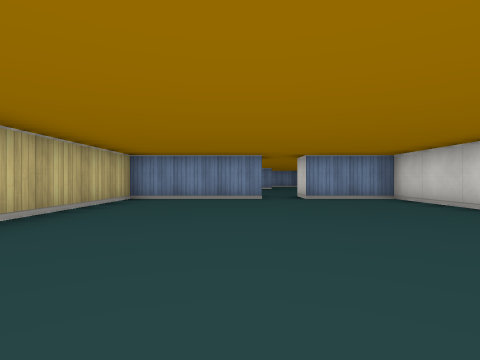
view 1 (above)

17 first-person views from a walk through a cub3D maze. The camera is about half as high as the walls, looks level and sees 80° across. The floor is counted in squares. Each view is taken from the middle of a square. On the plan, view 1 faces up. The plan holds only what a view shows up to about 9 squares ahead; the rest is blank.

view 2
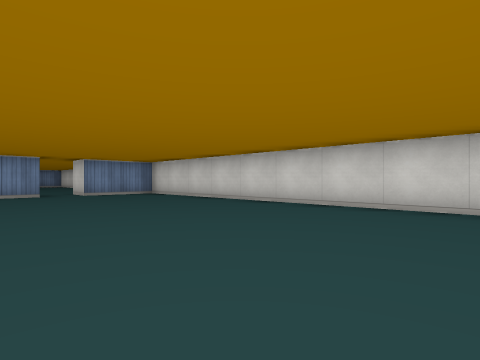

view 3
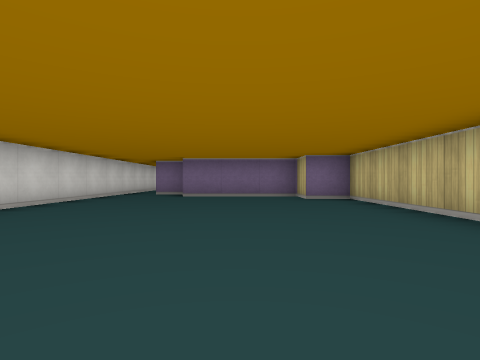

view 4
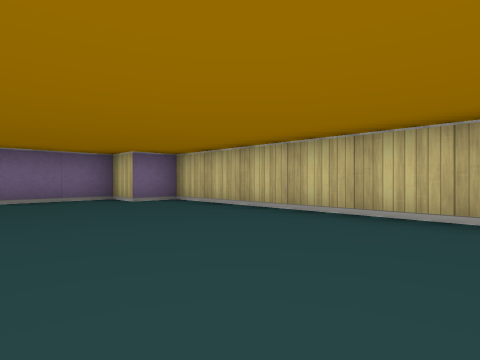

view 5
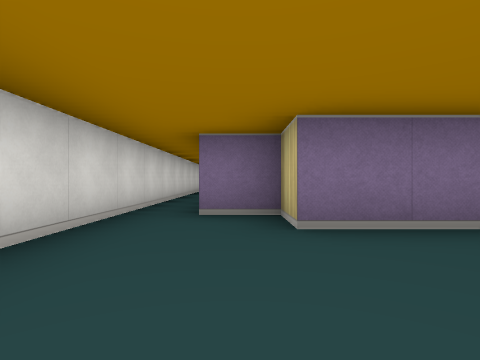

view 6
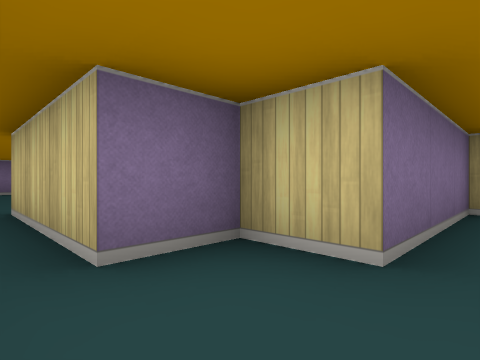

view 7
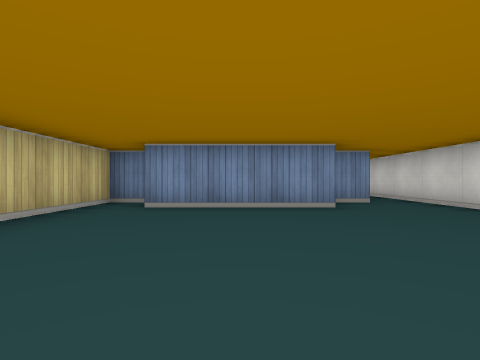

view 8
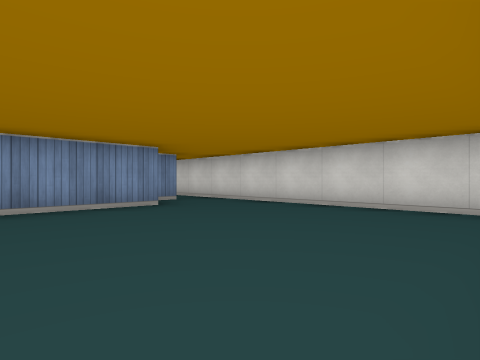

view 9
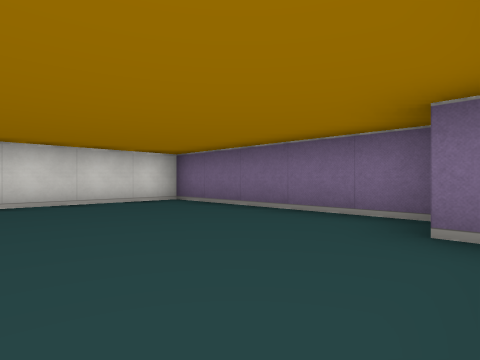

view 10
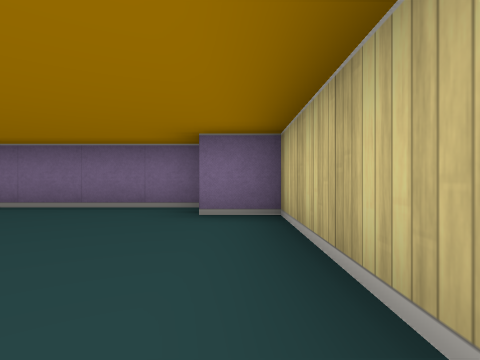

view 11
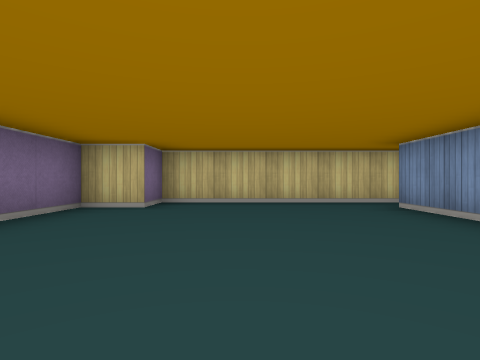

view 12
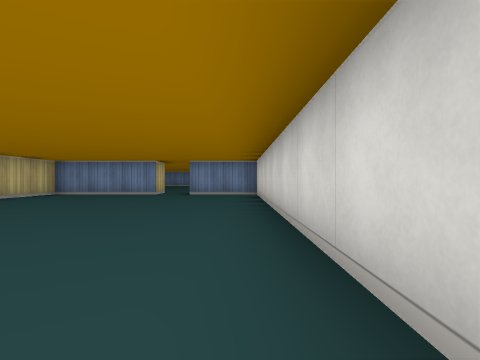

view 13
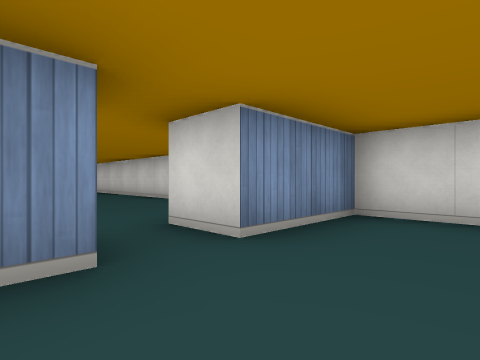

view 14
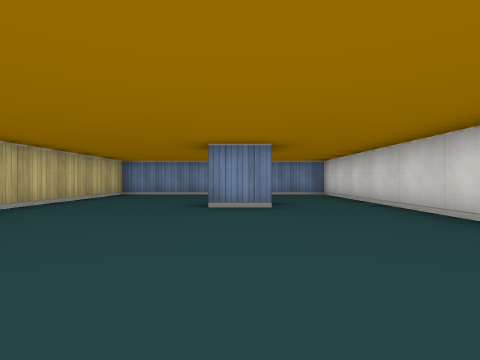

view 15
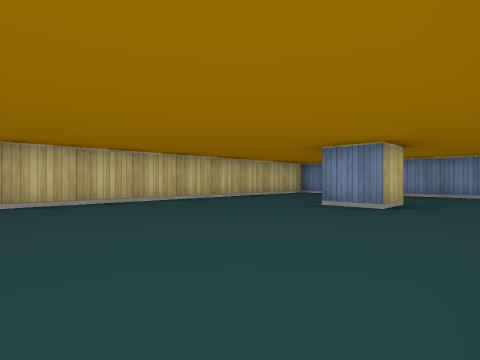

view 16
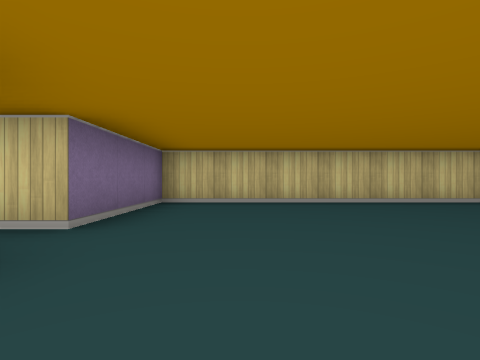

view 17
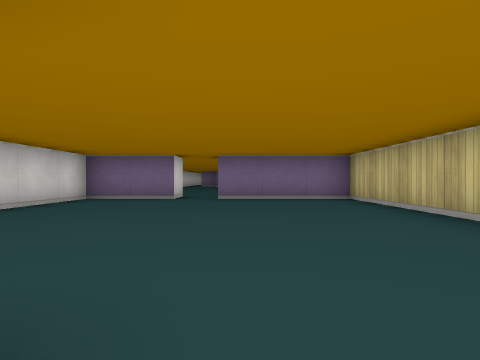

### Floor plan
Points are (right, up) in squares from view 1. A wall is a line through its corners. A room is listed if a view was taken in it or the views show most of it. See-through windows are left out.
Room 1 (views 1, 2, 3, 4, 5, 6, 12, 13)
walls: (0.5, 6.5) (-2.5, 6.5) (-2.5, -2.5) (-1.5, -2.5) (-1.5, -3.5) (1.5, -3.5) (1.5, -4.5) (2.5, -4.5) (2.5, -7.5); (3.5, -7.5) (3.5, 6.5) (1.5, 6.5)
ways out: opening at (3, -8) to room 2; opening at (1, 7) to room 3
Room 2 (views 7, 8, 9, 10, 11)
walls: (1.6, -8.5) (-1.5, -8.5); (2.5, -7.5) (1.8, -7.5); (-1.8, -7.5) (-2.5, -7.5) (-2.5, -12.5) (-1.5, -12.5) (-1.5, -13.5) (3.5, -13.5) (3.5, -7.5)
ways out: opening at (3, -8) to room 1
Room 3 (views 14, 15, 16, 17)
walls: (1.5, 14.5) (1.5, 13.5) (0.5, 13.5); (1.5, 6.5) (1.5, 7.5) (3.5, 7.5) (3.5, 17.5) (-2.5, 17.5) (-2.5, 7.5) (0.5, 7.5) (0.5, 6.5)
ways out: opening at (1, 7) to room 1

Positions as (right, up) in squares from view 1, and headings:
1: (0, 0), facing up
2: (-1, -2), facing up-right
3: (0, 4), facing down
4: (1, 3), facing down-left
5: (2, -1), facing down
6: (3, -3), facing down-left
7: (0, -13), facing up
8: (-1, -13), facing up-right
9: (-2, -10), facing down-right
10: (-2, -9), facing down
11: (3, -11), facing left
12: (3, -2), facing up
13: (0, 5), facing up-right
14: (1, 9), facing up
15: (3, 9), facing up-left
16: (3, 9), facing left
17: (0, 14), facing down
